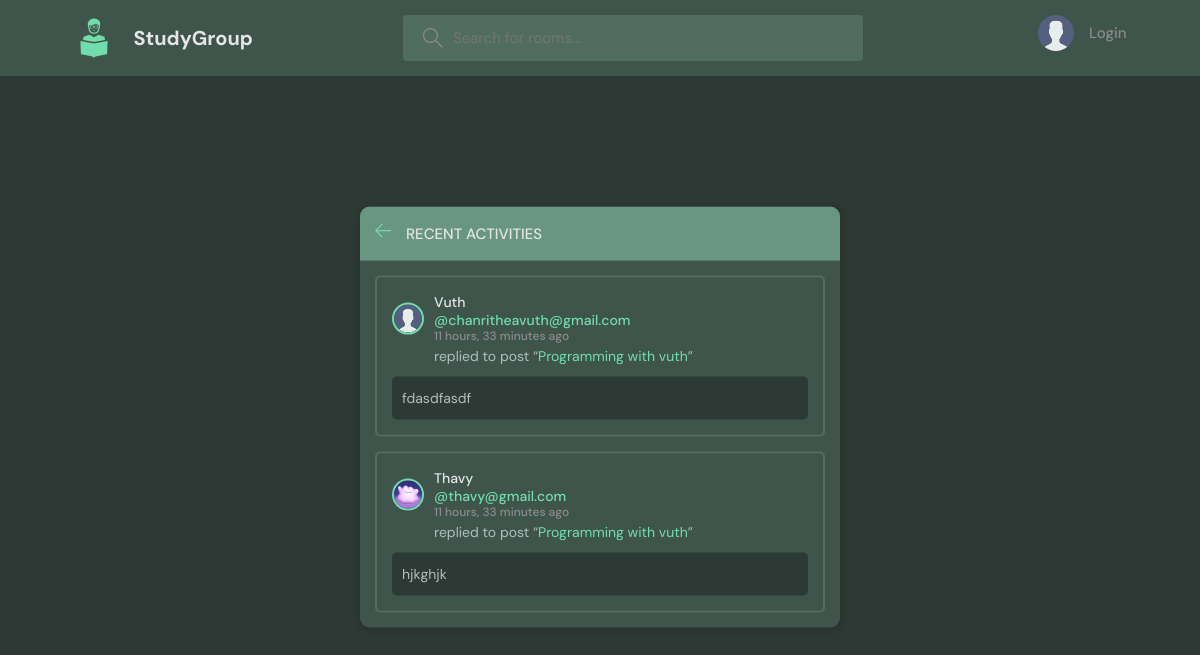
The page /activity/ on the database its author committed.
### base/models.py (models this page shows, shortened)
class Message(models.Model):
    user = models.ForeignKey(User, on_delete=models.SET_NULL, null=True)
    room = models.ForeignKey(Room, on_delete=models.CASCADE)
    body = models.TextField()
    updated = models.DateTimeField(auto_now=True)
    created = models.DateTimeField(auto_now_add=True)
    class Meta:
        ordering = ['-updated', '-created']

class User(AbstractUser):
    name = models.CharField(max_length=200, null=True)
    email = models.EmailField(unique=True, null=True)
    bio = models.TextField(null=True)
    avatar = models.ImageField(null=True, default="avatar.svg")
    USERNAME_FIELD = 'email'
    REQUIRED_FIELDS = []

class Room(models.Model):
    host = models.ForeignKey(User, on_delete=models.SET_NULL, null=True)
    topic = models.ForeignKey(Topic, on_delete=models.SET_NULL, null=True)
    name = models.CharField(max_length=200)
    description = models.TextField(null=True, blank=True)
    participants = models.ManyToManyField(User, related_name='participants', blank=True)
    updated = models.DateTimeField(auto_now=True)
    created = models.DateTimeField(auto_now_add=True)
    def __str__(self):
        return self.name
    class Meta:
        ordering = ['-updated', '-created']

### base/views.py (the view)
# urls.py: path('activity/', views.activity_page, name="activity"),
def activity_page(request):
    room_messages = Message.objects.all()
    return render(request, 'base/activity.html', {'room_messages': room_messages})

### base/templates/base/activity.html (shortened to what this page needs)
{% extends 'main.html' %}
{% block content %}
<main class="layout">
  <div class="container">
    <div class="layout__box">
      <div class="layout__boxHeader">
        <div class="layout__boxTitle">
          <a href="{% url 'home' %}">
            <svg version="1.1" xmlns="http://www.w3.org/2000/svg" width="32" height="32" viewBox="0 0 32 32">
              <title>arrow-left</title>
              <path
                d="M13.723 2.286l-13.723 13.714 13.719 13.714 1.616-1.611-10.96-10.96h27.625v-2.286h-27.625l10.965-10.965-1.616-1.607z"
              ></path>
            </svg>
          </a>
          <h3>Recent Activities</h3>
        </div>
      </div>
      {% for msg in room_messages %}
    <div class="activities__box">
      <div class="activities__boxHeader roomListRoom__header">
        <a href="{% url 'user-profile' msg.user.id %}" class="roomListRoom__author">
          <div class="avatar avatar--small">
            <img src="{{msg.user.avatar.url}}" />
          </div>
          <p>
            <span class="user__name">{{msg.user.name}}</span>
            @{{msg.user}}
            <span>{{msg.created|timesince}} ago</span>
          </p>
        </a>
      </div>
      <div class="activities__boxContent">
        <p>
          replied to post “<a href="{% url 'room' msg.room.id %}">{{msg.room}}</a
          >”
        </p>
        <div class="activities__boxRoomContent">
          {{msg.body}}
        </div>
      </div>
    </div>
    {% endfor %}
    </div>
  </div>
</main>
{% endblock content %}

### static/styles/style.css (style rules this page uses)
:root { --color-main: #71ddac; --color-main-light: #e0fbef; --color-dark: #3f554b; --color-dark-medium: #506d60; --color-dark-light: #699682; --color-light: #e5e5e5; --color-gray: #8b8b8b; --color-light-gray: #b2bdbd; --color-bg: #2d3934; --color-success: #5dd693; --color-error: #ff7155; }
* { font-family: "DM Sans", -apple-system, BlinkMacSystemFont, "Segoe UI", Roboto, Oxygen, Ubuntu, Cantarell, "Open Sans", "Helvetica Neue", sans-serif; margin: 0; padding: 0; box-sizing: border-box; text-rendering: optimizeLegibility; font-size: inherit; }
html { font-size: 56.25%; }
@media only screen and (min-width: 1200px) { html { font-size: 62.5%; } }
body { line-height: 1.6; font-weight: 400; font-size: 1.5rem; color: var(--color-light-gray); background-color: var(--color-bg); min-height: 100vh; }
img { width: 100%; }
a { display: inline-block; color: var(--color-main); text-decoration: none; }
.container { max-width: 120rem; width: 90%; margin: auto; }
.avatar { position: relative; display: inline-block; border-radius: 50%; border: 2px solid var(--color-main); }
.avatar img { display: block; border-radius: 50%; object-fit: cover; object-position: center; }
.avatar::after { content: ""; display: block; position: absolute; background-color: var(--color-gray); z-index: 111; border-radius: 50%; border: 0.3rem solid var(--color-dark); }
.avatar.avatar--small img { width: 2.8rem; height: 2.8rem; }
.layout { margin-top: 2.4rem; }
.layout > .container { display: flex; justify-content: space-between; align-items: flex-start; }
.layout__box { width: 90%; max-width: 48rem; min-height: 20rem; position: absolute; top: 50%; left: 50%; transform: translate(-50%, -46%); background-color: var(--color-dark); border-radius: 1rem; box-shadow: 1px 1px 6px 3px rgba(0, 0, 0, 0.1); overflow: hidden; }
.layout__boxHeader { display: flex; padding: 1.5rem; background-color: var(--color-dark-light); }
.layout__boxTitle { display: flex; gap: 1.5rem; align-items: center; }
.layout__boxTitle h3 { text-transform: uppercase; font-weight: 500; color: var(--color-light); }
.layout__boxTitle svg { width: 1.6rem; height: 1.6rem; fill: var(--color-main); }
.roomListRoom__header { display: flex; justify-content: space-between; align-items: center; }
.roomListRoom__author { font-weight: 500; display: flex; align-items: center; gap: 1rem; }
.activities__box { margin: 1.5rem; padding: 1.5rem; border: 2px solid var(--color-dark-medium); border-radius: 5px; }
.activities__boxHeader p { font-size: 1.4rem; line-height: 1.3; }
.activities__boxHeader p span { color: var(--color-gray); font-size: 1.2rem; display: block; }
.activities__boxHeader p span.user__name { color: var(--color-light); font-size: 1.4rem; }
.activities__boxContent { margin-left: 4.2rem; }
.activities__boxContent { font-size: 1.4rem; }
.activities__boxRoomContent { background: var(--color-bg); padding: 1rem; border-radius: 5px; margin-top: 1rem; margin-left: -4.2rem; }

### rows shown on the page
Message: user.avatar (placeholder picture), user.name "Vuth", user "chanritheavuth@gmail.com", created "11 hours, 33 minutes", room "Programming with vuth", body "fdasdfasdf"
Message: user.avatar (picture), user.name "Thavy", user "thavy@gmail.com", created "11 hours, 33 minutes", room "Programming with vuth", body "hjkghjk"
